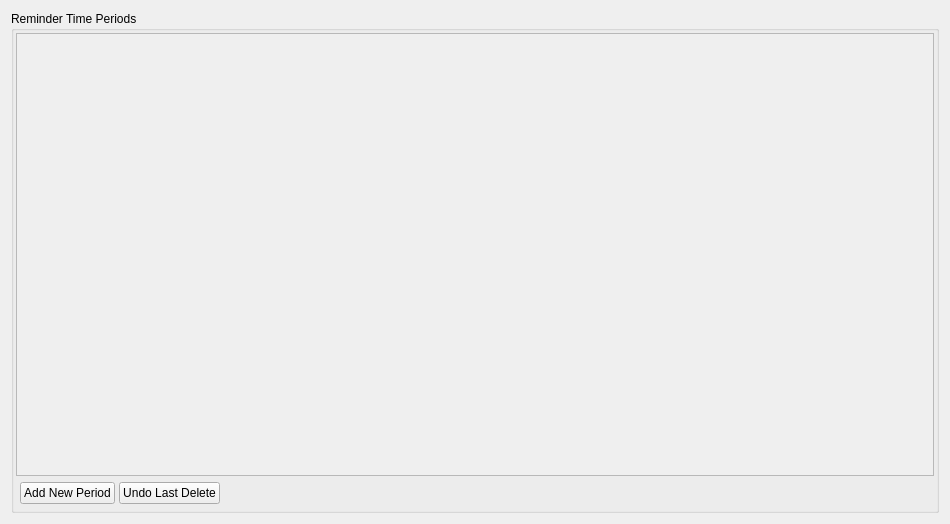
<?xml version="1.0" encoding="UTF-8"?>
<ui version="4.0">
 <class>Form_task_settings</class>
 <widget class="QWidget" name="Form_task_settings">
  <property name="geometry">
   <rect>
    <x>0</x>
    <y>0</y>
    <width>950</width>
    <height>524</height>
   </rect>
  </property>
  <property name="windowTitle">
   <string>Form</string>
  </property>
  <layout class="QVBoxLayout" name="verticalLayout_Form_task_settings">
   <item>
    <widget class="QGroupBox" name="groupBox_task_reminder_time_periods">
     <property name="title">
      <string>Reminder Time Periods</string>
     </property>
     <layout class="QVBoxLayout" name="verticalLayout_groupBox_task_reminder_time_periods" stretch="1,0">
      <property name="spacing">
       <number>2</number>
      </property>
      <property name="leftMargin">
       <number>2</number>
      </property>
      <property name="topMargin">
       <number>2</number>
      </property>
      <property name="rightMargin">
       <number>2</number>
      </property>
      <property name="bottomMargin">
       <number>2</number>
      </property>
      <item>
       <widget class="QScrollArea" name="scrollArea_task_reminder_time_periods">
        <property name="sizePolicy">
         <sizepolicy hsizetype="Preferred" vsizetype="Expanding">
          <horstretch>0</horstretch>
          <verstretch>0</verstretch>
         </sizepolicy>
        </property>
        <property name="widgetResizable">
         <bool>true</bool>
        </property>
        <widget class="QWidget" name="scrollAreaWidgetContents_task_reminder_time_periods">
         <property name="geometry">
          <rect>
           <x>0</x>
           <y>0</y>
           <width>920</width>
           <height>441</height>
          </rect>
         </property>
         <property name="sizePolicy">
          <sizepolicy hsizetype="Preferred" vsizetype="Expanding">
           <horstretch>0</horstretch>
           <verstretch>0</verstretch>
          </sizepolicy>
         </property>
         <layout class="QVBoxLayout" name="verticalLayout_scrollAreaWidgetContents_task_reminder_time_periods">
          <property name="spacing">
           <number>4</number>
          </property>
          <property name="leftMargin">
           <number>4</number>
          </property>
          <property name="topMargin">
           <number>4</number>
          </property>
          <property name="rightMargin">
           <number>4</number>
          </property>
          <property name="bottomMargin">
           <number>4</number>
          </property>
         </layout>
        </widget>
       </widget>
      </item>
      <item alignment="Qt::AlignmentFlag::AlignLeft">
       <widget class="QWidget" name="widget_task_reminder_time_period_buttons" native="true">
        <layout class="QHBoxLayout" name="horizontalLayout_widget_task_reminder_time_period_buttons">
         <property name="spacing">
          <number>4</number>
         </property>
         <property name="leftMargin">
          <number>4</number>
         </property>
         <property name="topMargin">
          <number>4</number>
         </property>
         <property name="rightMargin">
          <number>4</number>
         </property>
         <property name="bottomMargin">
          <number>4</number>
         </property>
         <item>
          <widget class="QPushButton" name="pushButton_task_reminder_add_new_period">
           <property name="sizePolicy">
            <sizepolicy hsizetype="Preferred" vsizetype="Fixed">
             <horstretch>0</horstretch>
             <verstretch>0</verstretch>
            </sizepolicy>
           </property>
           <property name="text">
            <string>Add New Period</string>
           </property>
          </widget>
         </item>
         <item>
          <widget class="QPushButton" name="pushButton_undo_last__task_reminder_time_period_delete">
           <property name="sizePolicy">
            <sizepolicy hsizetype="Preferred" vsizetype="Fixed">
             <horstretch>0</horstretch>
             <verstretch>0</verstretch>
            </sizepolicy>
           </property>
           <property name="text">
            <string>Undo Last Delete</string>
           </property>
          </widget>
         </item>
        </layout>
       </widget>
      </item>
     </layout>
    </widget>
   </item>
  </layout>
 </widget>
 <resources/>
 <connections/>
</ui>
